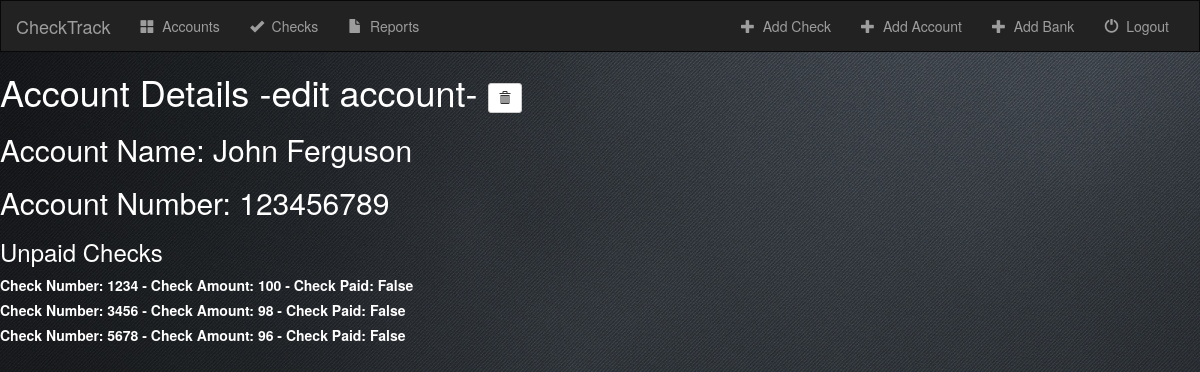
/check/accounts/account-details/1/ (signed in), run on an earlier commit of the app's database.
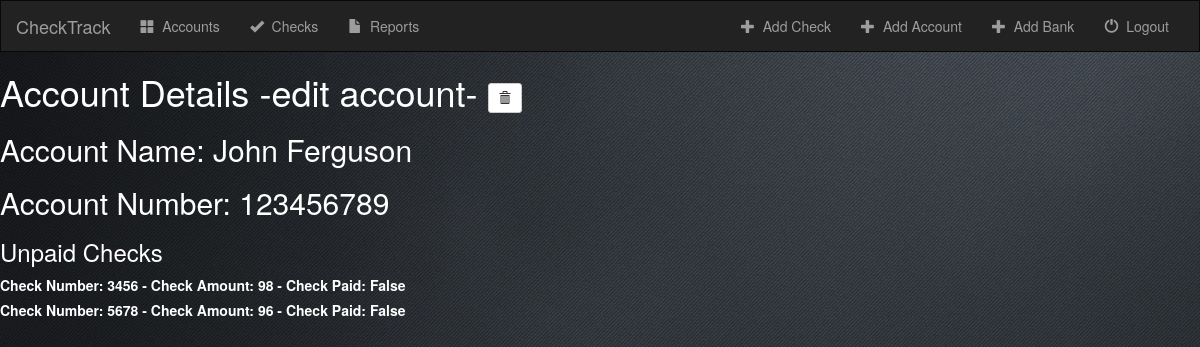
And on a later commit of the database.
### check/models.py (models this page shows, shortened)
class Check(models.Model):
    account = models.ForeignKey('Account', on_delete=models.CASCADE)
    check_amount = models.IntegerField(max_length=10)
    check_number = models.IntegerField(max_length=4)
    cashier_name = models.CharField(max_length=20)
    check_status = models.BooleanField(default=False)
    entry_date = models.DateTimeField(auto_now_add=True, blank=True)
    letter_date_1 = models.DateField(null=True, blank=True)
    letter_date_2 = models.DateField(null=True, blank=True)
    letter_date_3 = models.DateField(null=True, blank=True)

### check/views.py (the view)
# urls.py: url(r'^accounts/account-details/(?P<pk>[0-9]+)/$', views.DetailView.as_view(), name='detail'),
class DetailView(LoginRequiredMixin, generic.DetailView):
    login_url = '/login/'
    redirect_field_name = 'redirect_to'
    model = Account
    template_name = 'check/detail.html'

### check/templates/check/detail.html (shortened to what this page needs)
{% extends 'check/base.html' %}
{% block body %}
<font color="#ffffff"><h1>Account Details <a href="{% url 'check:account-update' account.id %}"><font color="#ffffff">-edit account-</font></a>
    <form action="{% url 'check:account-delete' account.id %}" method="post" style="display: inline;">
        <button type="submit" class="btn btn-default btn-sm">
            <span class="glyphicon glyphicon-trash"></span>
        </button>
    </form>
</h1>
<h2>Account Name: {{ account.account_name}}</h2>
<h2>Account Number: {{ account.account_number}}</h2>
<h3>Unpaid Checks</h3>
    {% for check in account.check_set.all %}
        <label for="check{{ forloop.counter }}">
            Check Number: {{ check.check_number }} - Check Amount: {{ check.check_amount }} - Check Paid: {{ check.check_status }}
        </label><br>
    {% endfor %}
</font>
{% endblock %}

What changed in the data, as far as the page shows it:
removed Check: check_number "1234", check_amount "100", check_status "False"
